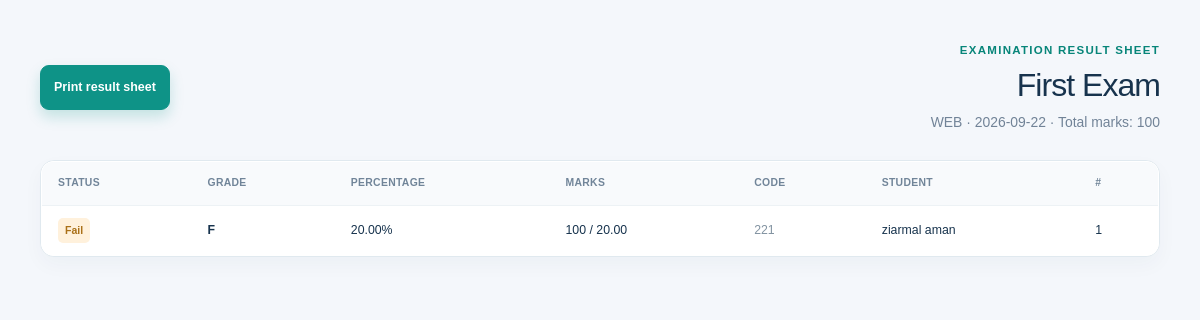
The app's page /mis/results/1/sheet/ (signed in) with its own data.
### academics/models.py (models this page shows, shortened)
class Exam(models.Model):
    classroom = models.ForeignKey(ClassRoom, on_delete=models.CASCADE)
    title = models.CharField(max_length=150)
    date = models.DateField()
    total_marks = models.PositiveIntegerField(default=100)

class ClassRoom(models.Model):
    course = models.ForeignKey(Course, on_delete=models.PROTECT, related_name='classes')
    teacher = models.ForeignKey(Teacher, on_delete=models.SET_NULL, null=True, blank=True)
    title = models.CharField(max_length=120)
    schedule = models.CharField(max_length=200, help_text='e.g. Saturday–Wednesday, 3:00 PM')
    room = models.CharField(max_length=50, blank=True)
    start_date = models.DateField()
    end_date = models.DateField(null=True, blank=True)
    attendance_weekdays = models.CharField(
        max_length=20,
        default='5,6,0,1,2',
        help_text='Teaching days: 0=Mon, 1=Tue, …, 5=Sat, 6=Sun. Example Saturday–Wednesday: 5,6,0,1,2.',
    )
    is_active = models.BooleanField(default=True)
    class Meta: verbose_name = 'Class'; verbose_name_plural = 'Classes'

class Result(models.Model):
    exam = models.ForeignKey(Exam, on_delete=models.CASCADE, related_name='results')
    student = models.ForeignKey(Student, on_delete=models.CASCADE)
    marks = models.DecimalField(max_digits=6, decimal_places=2)
    note = models.CharField(max_length=200, blank=True)
    class Meta: unique_together = ('exam', 'student')
    @property
    def percentage(self):
        return round((self.marks / self.exam.total_marks) * 100, 2) if self.exam.total_marks else 0
    @property
    def grade(self):
        score = self.percentage
        if score >= 90: return 'A+'
        if score >= 80: return 'A'
        if score >= 70: return 'B'
        if score >= 60: return 'C'
        if score >= 50: return 'D'
        return 'F'
    @property
    def passed(self):
        return self.percentage >= 50

class Student(models.Model):
    student_code = models.CharField(max_length=20, unique=True)
    full_name = models.CharField(max_length=150)
    father_name = models.CharField(max_length=150, blank=True)
    photo = models.FileField(upload_to='student_photos/', blank=True, validators=[FileExtensionValidator(['jpg', 'jpeg', 'png', 'webp'])])
    phone = models.CharField(max_length=30)
    email = models.EmailField(blank=True)
    guardian_name = models.CharField(max_length=150, blank=True)
    guardian_phone = models.CharField(max_length=30, blank=True)
    address = models.TextField(blank=True)
    joined_at = models.DateField(auto_now_add=True)
    is_active = models.BooleanField(default=True)
    class Meta: ordering = ['full_name']

### academics/views.py (the view)
# urls.py: path('results/<int:exam_id>/sheet/', result_sheet, name='result_sheet'),
@role_required(
    StaffProfile.Role.MANAGER, StaffProfile.Role.ACCOUNTANT,
    StaffProfile.Role.RECEPTION, StaffProfile.Role.TEACHER,
)
def result_sheet(request, exam_id):
    exam = get_object_or_404(Exam.objects.select_related('classroom__course', 'classroom__teacher'), pk=exam_id)
    results = Result.objects.filter(exam=exam).select_related('student').order_by('-marks', 'student__full_name')
    return render(request, 'academics/result_sheet.html', {'exam': exam, 'results': results})

### academics/permissions.py (called while the page is built, shortened)
def role_required(*roles):
    def decorator(view_func):
        @login_required
        @wraps(view_func)
        def wrapped(request, *args, **kwargs):
            if request.user.is_superuser:
                return view_func(request, *args, **kwargs)
        return wrapped
    return decorator

### core/context_processors.py (called while the page is built)
def language(request):
    selected = request.session.get('language', 'ps')
    return {'interface_language': selected, 'is_english': selected == 'en'}

### templates/academics/result_sheet.html (shortened to what this page needs)
{% extends 'base_mis.html' %}
{% block content %}
<main class="report-page"><div class="report-wrap"><header class="report-top"><div><p class="report-eyebrow">EXAMINATION RESULT SHEET</p><h1>{{ exam.title }}</h1><p class="report-summary">{{ exam.classroom.title }} · {{ exam.date|date:'Y-m-d' }} · Total marks: {{ exam.total_marks }}</p></div><button class="report-action primary" onclick="window.print()">Print result sheet</button></header><article class="report-card"><div class="report-table-wrap"><table class="report-table"><thead><tr><th>#</th><th>Student</th><th>Code</th><th>Marks</th><th>Percentage</th><th>Grade</th><th>Status</th></tr></thead><tbody>{% for result in results %}<tr><td>{{ forloop.counter }}</td><td>{{ result.student.full_name }}</td><td class="report-muted">{{ result.student.student_code }}</td><td>{{ result.marks }} / {{ exam.total_marks }}</td><td>{{ result.percentage }}%</td><td><b>{{ result.grade }}</b></td><td>{% if result.passed %}<span class="report-state present">Pass</span>{% else %}<span class="report-state absent">Fail</span>{% endif %}</td></tr>{% empty %}<tr><td colspan="7" class="report-empty">No results have been entered for this exam.</td></tr>{% endfor %}</tbody></table></div></article></div></main>
{% endblock %}

### static/css/style.css (style rules this page uses)
* { box-sizing: border-box }
body { margin: 0; background: #f6f8fc; color: #15233b; font-family: 'DM Sans', Tahoma, Arial, sans-serif; line-height: 1.8 }
table { width: 100%; border-collapse: separate; border-spacing: 0; background: #fff; border: 1px solid #e8edf5; border-radius: 12px; overflow: hidden }
th { background: #f2f7f8; color: #526277; font-size: .8rem }
th, td { padding: 11px 14px; border-bottom: 1px solid #edf0f4; text-align: right }
tr:last-child td { border: 0 }

### static/css/mis-dashboard.css (style rules this page uses)
:root { --mis-navy: #092b46; --mis-teal: #0b887e; --mis-surface: #f4f7fb; --mis-ink: #17334d; --mis-muted: #73869a }
body.mis-workspace { margin: 0; background: var(--mis-surface); font-family: Tahoma, Arial, sans-serif; color: var(--mis-ink) }

### static/css/mis-reports.css (style rules this page uses)
.report-page { min-height:100vh; padding:40px; background:#f4f7fb; color:#17334d }
.report-wrap { max-width:1420px; margin:auto }
.report-top { display:flex; justify-content:space-between; gap:24px; align-items:center; margin-bottom:25px }
.report-eyebrow { margin:0 0 5px; color:#078579; font-size:.72rem; font-weight:800; letter-spacing:.11em }
.report-top h1 { margin:0; font-size:2rem; letter-spacing:-.03em }
.report-summary { margin:6px 0 0; color:#718397; font-size:.87rem }
.report-action { display:inline-flex; align-items:center; justify-content:center; padding:10px 13px; border:1px solid #d6e3ea; border-radius:9px; background:#fff; color:#3d5a70; font-size:.78rem; font-weight:800; text-decoration:none }
.report-action.primary { border-color:#0e9387; background:#0e9387; color:#fff; box-shadow:0 7px 14px #0e938735 }
.report-card { overflow:hidden; border:1px solid #e0e9ef; border-radius:14px; background:#fff; box-shadow:0 8px 20px #193b5609 }
.report-table-wrap { overflow-x:auto }
.report-table { width:100%; min-width:520px; border-collapse:collapse; font-size:.77rem }
.report-table th,.report-table td { padding:12px 16px; border-bottom:1px solid #edf2f5; text-align:left }
.report-table th { background:#f8fafc; color:#718599; font-size:.65rem; letter-spacing:.03em; text-transform:uppercase }
.report-table tr:last-child td { border-bottom:0 }
.report-muted { color:#8293a1 }
.report-state { display:inline-block; padding:3px 7px; border-radius:5px; font-size:.66rem; font-weight:800 }
.report-state.absent { background:#fff1dc; color:#aa7119 }

### records on screen
Exam: title "First Exam", classroom "WEB", date "2026-09-22", total_marks "100"
Result: student.full_name "ziarmal aman", student.student_code "221", marks "20.00", percentage "20.00", grade "F", shows "Fail"
